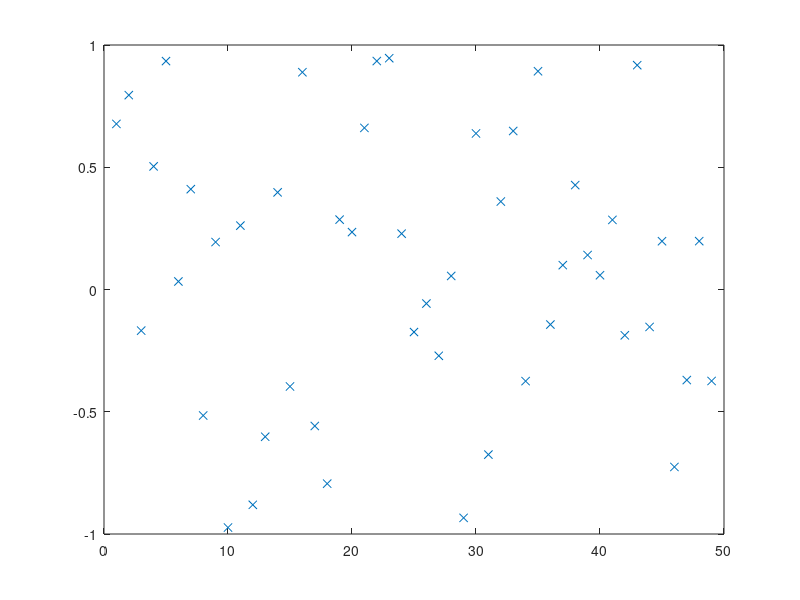

Source code (MATLAB): (Note: this script raises an error after producing the figure.)
global D n speed frame                               % Numerical Renaissance Codebase 1.0
n=49; speed=100;
 % !rm ISt/* ISe/* BSt/* BSe/* QSt/* QSe/* MSt/* MSe/* HSt/* HSe/* 
for i=0:4 
  frame=10000;
  D=2*rand(n,1)-1; plot(D(:,1),'x'); pause(10/speed);
  switch mod(i,5) 
    case 0, RR_InsertionSortVerbose;
    case 1, RR_BlockInsertionSortVerbose;
    case 2, RR_QuickSortVerbose(1,n);
    case 3, RR_MergeSortVerbose(1,n);
    case 4, RR_HeapSortVerbose;
  end
  plot(D(:,1),'x'); axis([0 n+1 -1 1]); hold off; pause(10/speed);
 % switch mod(i,5) 
 %   case 0, 
 %     fn=['ISt/f' num2str(frame) '.tiff']; print('-dtiff','-r100',fn);
 %     fn=['ISe/f' num2str(frame) '.eps'];  print('-depsc',fn); pause(1/speed);
 %   case 1, 
 %     fn=['BSt/f' num2str(frame) '.tiff']; print('-dtiff','-r100',fn);
 %     fn=['BSe/f' num2str(frame) '.eps'];  print('-depsc',fn); pause(1/speed);
 %   case 2,
 %     fn=['QSt/f' num2str(frame) '.tiff']; print('-dtiff','-r100',fn);
 %     fn=['QSe/f' num2str(frame) '.eps'];  print('-depsc',fn); pause(1/speed);
 %   case 3, 
 %     fn=['MSt/f' num2str(frame) '.tiff']; print('-dtiff','-r100',fn);
 %     fn=['MSe/f' num2str(frame) '.eps'];  print('-depsc',fn); pause(1/speed);
 %   case 4, 
 %     fn=['HSt/f' num2str(frame) '.tiff']; print('-dtiff','-r100',fn);
 %     fn=['HSe/f' num2str(frame) '.eps'];  print('-depsc',fn); pause(1/speed);
 % end
end
% Execute the following manually on the command line to assemble a movie:
% convert -loop 1000 -delay 10 ISt/f*.tiff ISt/movie.gif; convert -loop 1000 -delay 10 BSt/f*.tiff BSt/movie.gif; convert -loop 1000 -delay 10 QSt/f*.tiff QSt/movie.gif;
% convert -loop 1000 -delay 10 MSt/f*.tiff MSt/movie.gif; convert -loop 1000 -delay 10 HSt/f*.tiff HSt/movie.gif
